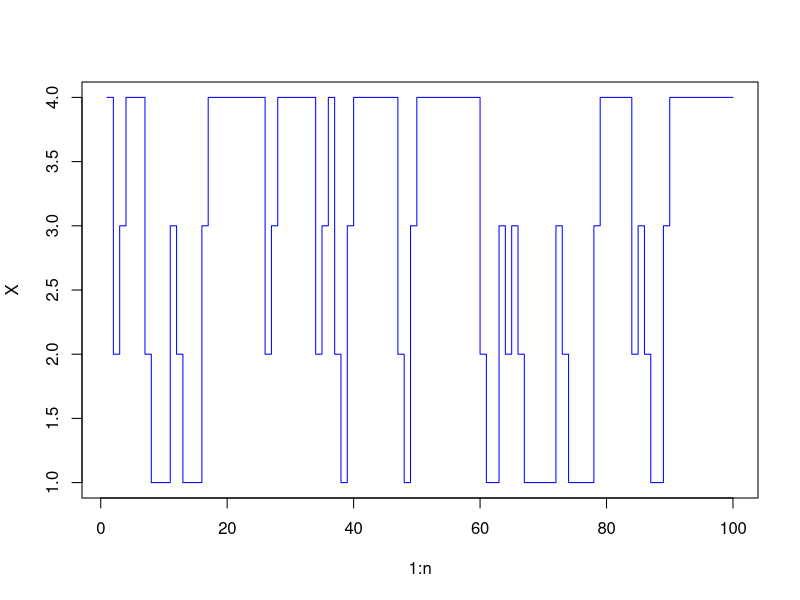

Source code (R):
init<-rep(0.25,4)
mP<-matrix(0,4,4)
S <-c(1:4)  # state space
mP[1,]<- c(0.62,0.00,0.38,0.00)
mP[2,]<- c(0.55,0.00,0.45,0.00)
mP[3,]<-c(0.00,0.24,0.00,0.76)
mP[4,]<- c(0.00,0.19,0.00,0.81)

rowSums(mP)

n=100
X = c(rep(0,n+1))
X[1]<-sample(S,1, prob=init )
k=1
for (k in 2:(n+1)) {
    X[k]<-sample(S,1, prob=mP[X[k-1],] )
}
X = X[-1]
plot(1:n, X, type="s", col="blue")

empirical_freq = table(X)/n
piHat = empirical_freq

mpiHat = matrix(piHat, ncol=4)
delta = abs(mpiHat - (piHat %*% mP))
deltaSum = sum(delta)


